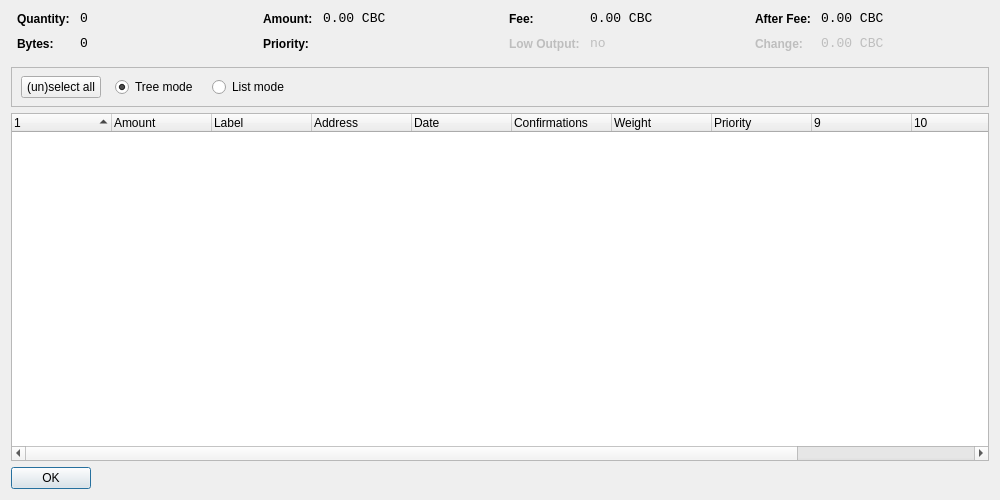
<?xml version="1.0" encoding="UTF-8"?>
<ui version="4.0">
 <class>CoinControlDialog</class>
 <widget class="QWidget" name="CoinControlDialog">
  <property name="geometry">
   <rect>
    <x>0</x>
    <y>0</y>
    <width>1000</width>
    <height>500</height>
   </rect>
  </property>
  <property name="windowTitle">
   <string>Coin Control</string>
  </property>
  <layout class="QVBoxLayout" name="verticalLayout">
   <item>
    <layout class="QHBoxLayout" name="horizontalLayoutTop" stretch="0,0,0,0">
     <property name="topMargin">
      <number>0</number>
     </property>
     <property name="bottomMargin">
      <number>10</number>
     </property>
     <item>
      <layout class="QFormLayout" name="formLayoutCoinControl1">
       <property name="horizontalSpacing">
        <number>10</number>
       </property>
       <property name="verticalSpacing">
        <number>10</number>
       </property>
       <property name="leftMargin">
        <number>6</number>
       </property>
       <property name="rightMargin">
        <number>6</number>
       </property>
       <item row="0" column="0">
        <widget class="QLabel" name="labelCoinControlQuantityText">
         <property name="styleSheet">
          <string notr="true">font-weight:bold;</string>
         </property>
         <property name="text">
          <string>Quantity:</string>
         </property>
        </widget>
       </item>
       <item row="0" column="1">
        <widget class="QLabel" name="labelCoinControlQuantity">
         <property name="font">
          <font>
           <family>Monospace</family>
           <pointsize>10</pointsize>
          </font>
         </property>
         <property name="cursor">
          <cursorShape>IBeamCursor</cursorShape>
         </property>
         <property name="contextMenuPolicy">
          <enum>Qt::ActionsContextMenu</enum>
         </property>
         <property name="text">
          <string notr="true">0</string>
         </property>
         <property name="textInteractionFlags">
          <set>Qt::LinksAccessibleByMouse|Qt::TextSelectableByKeyboard|Qt::TextSelectableByMouse</set>
         </property>
        </widget>
       </item>
       <item row="1" column="0">
        <widget class="QLabel" name="labelCoinControlBytesText">
         <property name="styleSheet">
          <string notr="true">font-weight:bold;</string>
         </property>
         <property name="text">
          <string>Bytes:</string>
         </property>
        </widget>
       </item>
       <item row="1" column="1">
        <widget class="QLabel" name="labelCoinControlBytes">
         <property name="font">
          <font>
           <family>Monospace</family>
           <pointsize>10</pointsize>
          </font>
         </property>
         <property name="cursor">
          <cursorShape>IBeamCursor</cursorShape>
         </property>
         <property name="contextMenuPolicy">
          <enum>Qt::ActionsContextMenu</enum>
         </property>
         <property name="text">
          <string notr="true">0</string>
         </property>
         <property name="textInteractionFlags">
          <set>Qt::LinksAccessibleByMouse|Qt::TextSelectableByKeyboard|Qt::TextSelectableByMouse</set>
         </property>
        </widget>
       </item>
      </layout>
     </item>
     <item>
      <layout class="QFormLayout" name="formLayoutCoinControl2">
       <property name="horizontalSpacing">
        <number>10</number>
       </property>
       <property name="verticalSpacing">
        <number>10</number>
       </property>
       <property name="leftMargin">
        <number>6</number>
       </property>
       <property name="rightMargin">
        <number>6</number>
       </property>
       <item row="0" column="0">
        <widget class="QLabel" name="labelCoinControlAmountText">
         <property name="styleSheet">
          <string notr="true">font-weight:bold;</string>
         </property>
         <property name="text">
          <string>Amount:</string>
         </property>
        </widget>
       </item>
       <item row="0" column="1">
        <widget class="QLabel" name="labelCoinControlAmount">
         <property name="font">
          <font>
           <family>Monospace</family>
           <pointsize>10</pointsize>
          </font>
         </property>
         <property name="cursor">
          <cursorShape>IBeamCursor</cursorShape>
         </property>
         <property name="contextMenuPolicy">
          <enum>Qt::ActionsContextMenu</enum>
         </property>
         <property name="text">
          <string notr="true">0.00 CBC</string>
         </property>
         <property name="textInteractionFlags">
          <set>Qt::LinksAccessibleByMouse|Qt::TextSelectableByKeyboard|Qt::TextSelectableByMouse</set>
         </property>
        </widget>
       </item>
       <item row="1" column="0">
        <widget class="QLabel" name="labelCoinControlPriorityText">
         <property name="styleSheet">
          <string notr="true">font-weight:bold;</string>
         </property>
         <property name="text">
          <string>Priority:</string>
         </property>
        </widget>
       </item>
       <item row="1" column="1">
        <widget class="QLabel" name="labelCoinControlPriority">
         <property name="font">
          <font>
           <family>Monospace</family>
           <pointsize>10</pointsize>
          </font>
         </property>
         <property name="cursor">
          <cursorShape>IBeamCursor</cursorShape>
         </property>
         <property name="contextMenuPolicy">
          <enum>Qt::ActionsContextMenu</enum>
         </property>
         <property name="text">
          <string/>
         </property>
         <property name="textInteractionFlags">
          <set>Qt::LinksAccessibleByMouse|Qt::TextSelectableByKeyboard|Qt::TextSelectableByMouse</set>
         </property>
        </widget>
       </item>
      </layout>
     </item>
     <item>
      <layout class="QFormLayout" name="formLayoutCoinControl3">
       <property name="horizontalSpacing">
        <number>10</number>
       </property>
       <property name="verticalSpacing">
        <number>10</number>
       </property>
       <property name="leftMargin">
        <number>6</number>
       </property>
       <property name="rightMargin">
        <number>6</number>
       </property>
       <item row="0" column="0">
        <widget class="QLabel" name="labelCoinControlFeeText">
         <property name="styleSheet">
          <string notr="true">font-weight:bold;</string>
         </property>
         <property name="text">
          <string>Fee:</string>
         </property>
        </widget>
       </item>
       <item row="0" column="1">
        <widget class="QLabel" name="labelCoinControlFee">
         <property name="font">
          <font>
           <family>Monospace</family>
           <pointsize>10</pointsize>
          </font>
         </property>
         <property name="cursor">
          <cursorShape>IBeamCursor</cursorShape>
         </property>
         <property name="contextMenuPolicy">
          <enum>Qt::ActionsContextMenu</enum>
         </property>
         <property name="text">
          <string notr="true">0.00 CBC</string>
         </property>
         <property name="textInteractionFlags">
          <set>Qt::LinksAccessibleByMouse|Qt::TextSelectableByKeyboard|Qt::TextSelectableByMouse</set>
         </property>
        </widget>
       </item>
       <item row="1" column="0">
        <widget class="QLabel" name="labelCoinControlLowOutputText">
         <property name="enabled">
          <bool>false</bool>
         </property>
         <property name="styleSheet">
          <string notr="true">font-weight:bold;</string>
         </property>
         <property name="text">
          <string>Low Output:</string>
         </property>
        </widget>
       </item>
       <item row="1" column="1">
        <widget class="QLabel" name="labelCoinControlLowOutput">
         <property name="enabled">
          <bool>false</bool>
         </property>
         <property name="font">
          <font>
           <family>Monospace</family>
           <pointsize>10</pointsize>
          </font>
         </property>
         <property name="cursor">
          <cursorShape>IBeamCursor</cursorShape>
         </property>
         <property name="contextMenuPolicy">
          <enum>Qt::ActionsContextMenu</enum>
         </property>
         <property name="text">
          <string>no</string>
         </property>
         <property name="textInteractionFlags">
          <set>Qt::LinksAccessibleByMouse|Qt::TextSelectableByKeyboard|Qt::TextSelectableByMouse</set>
         </property>
        </widget>
       </item>
      </layout>
     </item>
     <item>
      <layout class="QFormLayout" name="formLayoutCoinControl4">
       <property name="horizontalSpacing">
        <number>10</number>
       </property>
       <property name="verticalSpacing">
        <number>10</number>
       </property>
       <property name="leftMargin">
        <number>6</number>
       </property>
       <property name="rightMargin">
        <number>6</number>
       </property>
       <item row="0" column="0">
        <widget class="QLabel" name="labelCoinControlAfterFeeText">
         <property name="styleSheet">
          <string notr="true">font-weight:bold;</string>
         </property>
         <property name="text">
          <string>After Fee:</string>
         </property>
        </widget>
       </item>
       <item row="0" column="1">
        <widget class="QLabel" name="labelCoinControlAfterFee">
         <property name="font">
          <font>
           <family>Monospace</family>
           <pointsize>10</pointsize>
          </font>
         </property>
         <property name="cursor">
          <cursorShape>IBeamCursor</cursorShape>
         </property>
         <property name="contextMenuPolicy">
          <enum>Qt::ActionsContextMenu</enum>
         </property>
         <property name="text">
          <string notr="true">0.00 CBC</string>
         </property>
         <property name="textInteractionFlags">
          <set>Qt::LinksAccessibleByMouse|Qt::TextSelectableByKeyboard|Qt::TextSelectableByMouse</set>
         </property>
        </widget>
       </item>
       <item row="1" column="0">
        <widget class="QLabel" name="labelCoinControlChangeText">
         <property name="enabled">
          <bool>false</bool>
         </property>
         <property name="styleSheet">
          <string notr="true">font-weight:bold;</string>
         </property>
         <property name="text">
          <string>Change:</string>
         </property>
        </widget>
       </item>
       <item row="1" column="1">
        <widget class="QLabel" name="labelCoinControlChange">
         <property name="enabled">
          <bool>false</bool>
         </property>
         <property name="font">
          <font>
           <family>Monospace</family>
           <pointsize>10</pointsize>
          </font>
         </property>
         <property name="cursor">
          <cursorShape>IBeamCursor</cursorShape>
         </property>
         <property name="contextMenuPolicy">
          <enum>Qt::ActionsContextMenu</enum>
         </property>
         <property name="text">
          <string notr="true">0.00 CBC</string>
         </property>
         <property name="textInteractionFlags">
          <set>Qt::LinksAccessibleByMouse|Qt::TextSelectableByKeyboard|Qt::TextSelectableByMouse</set>
         </property>
        </widget>
       </item>
      </layout>
     </item>
    </layout>
   </item>
   <item>
    <widget class="QFrame" name="frame">
     <property name="minimumSize">
      <size>
       <width>0</width>
       <height>40</height>
      </size>
     </property>
     <property name="frameShape">
      <enum>QFrame::StyledPanel</enum>
     </property>
     <property name="frameShadow">
      <enum>QFrame::Sunken</enum>
     </property>
     <widget class="QWidget" name="horizontalLayoutWidget">
      <property name="geometry">
       <rect>
        <x>10</x>
        <y>0</y>
        <width>781</width>
        <height>41</height>
       </rect>
      </property>
      <layout class="QHBoxLayout" name="horizontalLayoutPanel" stretch="0,0,0,0">
       <property name="spacing">
        <number>14</number>
       </property>
       <item>
        <widget class="QPushButton" name="pushButtonSelectAll">
         <property name="sizePolicy">
          <sizepolicy hsizetype="Maximum" vsizetype="Fixed">
           <horstretch>0</horstretch>
           <verstretch>0</verstretch>
          </sizepolicy>
         </property>
         <property name="text">
          <string>(un)select all</string>
         </property>
        </widget>
       </item>
       <item>
        <widget class="QRadioButton" name="radioTreeMode">
         <property name="sizePolicy">
          <sizepolicy hsizetype="Maximum" vsizetype="Fixed">
           <horstretch>0</horstretch>
           <verstretch>0</verstretch>
          </sizepolicy>
         </property>
         <property name="text">
          <string>Tree mode</string>
         </property>
         <property name="checked">
          <bool>true</bool>
         </property>
        </widget>
       </item>
       <item>
        <widget class="QRadioButton" name="radioListMode">
         <property name="sizePolicy">
          <sizepolicy hsizetype="Maximum" vsizetype="Fixed">
           <horstretch>0</horstretch>
           <verstretch>0</verstretch>
          </sizepolicy>
         </property>
         <property name="text">
          <string>List mode</string>
         </property>
        </widget>
       </item>
       <item>
        <spacer name="horizontalSpacer">
         <property name="orientation">
          <enum>Qt::Horizontal</enum>
         </property>
         <property name="sizeHint" stdset="0">
          <size>
           <width>40</width>
           <height>20</height>
          </size>
         </property>
        </spacer>
       </item>
      </layout>
     </widget>
    </widget>
   </item>
   <item>
    <widget class="CoinControlTreeWidget" name="treeWidget">
     <property name="contextMenuPolicy">
      <enum>Qt::CustomContextMenu</enum>
     </property>
     <property name="sortingEnabled">
      <bool>false</bool>
     </property>
     <property name="columnCount">
      <number>12</number>
     </property>
     <attribute name="headerShowSortIndicator" stdset="0">
      <bool>true</bool>
     </attribute>
     <attribute name="headerStretchLastSection">
      <bool>false</bool>
     </attribute>
     <column>
      <property name="text">
       <string/>
      </property>
     </column>
     <column>
      <property name="text">
       <string>Amount</string>
      </property>
     </column>
     <column>
      <property name="text">
       <string>Label</string>
      </property>
     </column>
     <column>
      <property name="text">
       <string>Address</string>
      </property>
     </column>
     <column>
      <property name="text">
       <string>Date</string>
      </property>
     </column>
     <column>
      <property name="text">
       <string>Confirmations</string>
      </property>
      <property name="toolTip">
       <string>Confirmed</string>
      </property>
     </column>
     <column>
      <property name="text">
       <string>Weight</string>
      </property>
     </column>
     <column>
      <property name="text">
       <string>Priority</string>
      </property>
     </column>
     <column>
      <property name="text">
       <string/>
      </property>
     </column>
     <column>
      <property name="text">
       <string/>
      </property>
     </column>
     <column>
      <property name="text">
       <string/>
      </property>
     </column>
     <column>
      <property name="text">
       <string/>
      </property>
     </column>
    </widget>
   </item>
   <item>
    <widget class="QDialogButtonBox" name="buttonBox">
     <property name="sizePolicy">
      <sizepolicy hsizetype="Maximum" vsizetype="Fixed">
       <horstretch>0</horstretch>
       <verstretch>0</verstretch>
      </sizepolicy>
     </property>
     <property name="orientation">
      <enum>Qt::Horizontal</enum>
     </property>
     <property name="standardButtons">
      <set>QDialogButtonBox::Ok</set>
     </property>
    </widget>
   </item>
  </layout>
 </widget>
 <customwidgets>
  <customwidget>
   <class>CoinControlTreeWidget</class>
   <extends>QTreeWidget</extends>
   <header>coincontroltreewidget.h</header>
  </customwidget>
 </customwidgets>
 <resources/>
 <connections/>
</ui>
